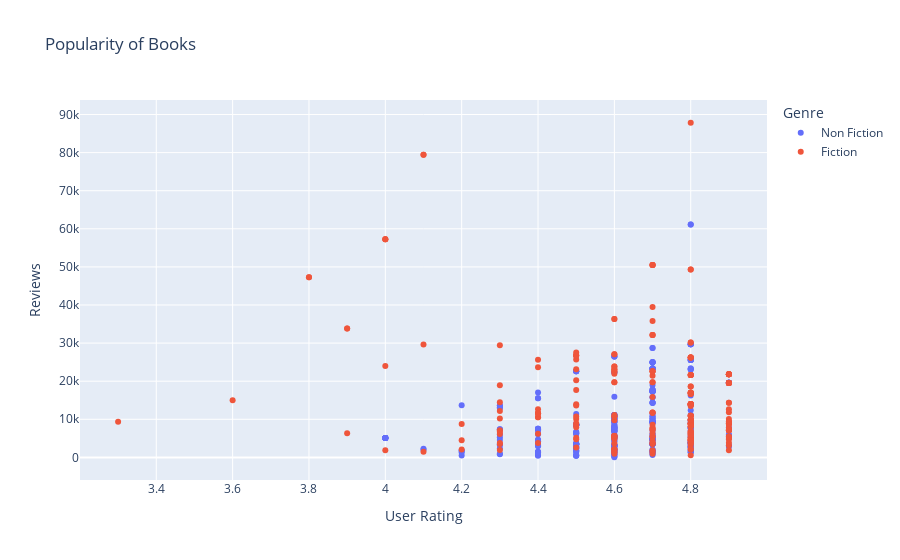

Notebook cell for this chart:
### Markdown cell above
- The columns *User Rating* and *Reviews* can decide the popularity of the books.

### Code cell
fig = px.scatter(dataset, x="User Rating", y="Reviews", title="Popularity of Books", color="Genre")
fig.show()

### Figure 1 — Plotly figure (JSON) as saved in the notebook; plotly's stock layout.template omitted (floating-point values rounded to 4 significant figures; data arrays with more than 128 entries replaced by an {"elided": "..."} marker saying what was removed)
{"data": [{"hovertemplate": "Genre=Non Fiction<br>User Rating=%{x}<br>Reviews=%{y}<extra></extra>", "legendgroup": "Non Fiction", "marker": {"color": "#636efa", "symbol": "circle"}, "mode": "markers", "name": "Non Fiction", "orientation": "v", "showlegend": true, "type": "scatter", "x": {"elided": "310 float values"}, "xaxis": "x", "y": {"elided": "310 int values"}, "yaxis": "y"}, {"hovertemplate": "Genre=Fiction<br>User Rating=%{x}<br>Reviews=%{y}<extra></extra>", "legendgroup": "Fiction", "marker": {"color": "#EF553B", "symbol": "circle"}, "mode": "markers", "name": "Fiction", "orientation": "v", "showlegend": true, "type": "scatter", "x": {"elided": "240 float values"}, "xaxis": "x", "y": {"elided": "240 int values"}, "yaxis": "y"}], "layout": {"legend": {"title": {"text": "Genre"}, "tracegroupgap": 0}, "title": {"text": "Popularity of Books"}, "xaxis": {"anchor": "y", "domain": [0, 1], "title": {"text": "User Rating"}}, "yaxis": {"anchor": "x", "domain": [0, 1], "title": {"text": "Reviews"}}}}
